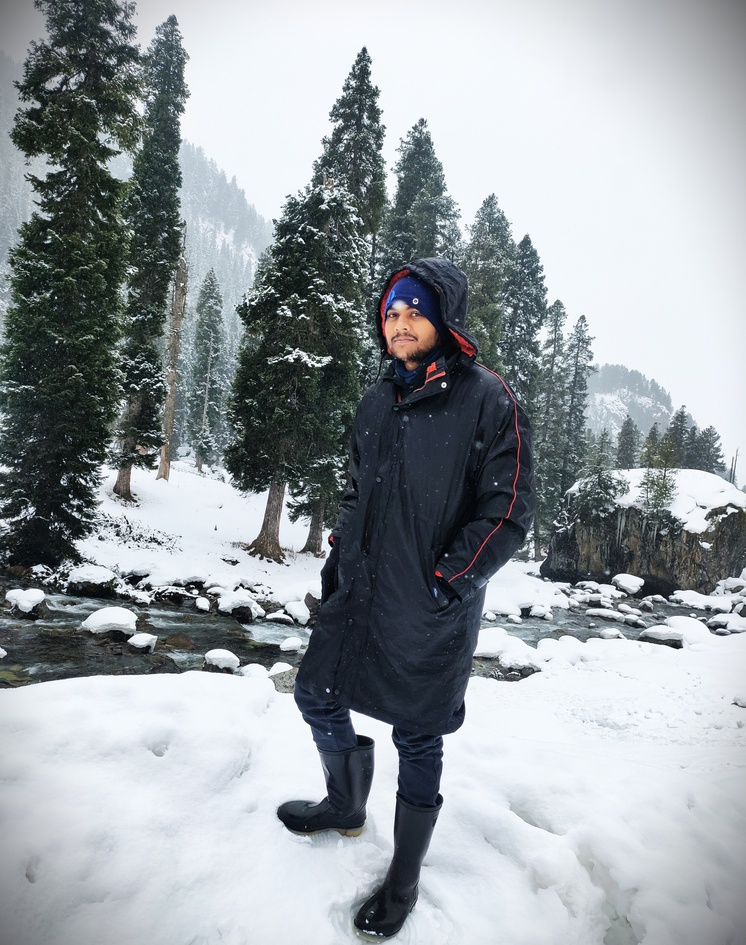
#> input picture PIC1.jpg, 746 x 945 px, shrunk from 3000 x 3799 before the run, given in place of the camera
$ python 1.RedandBlue_Color_Detection.py
#> lines starting #> are read from the running program, lines starting #| are printed output that depends on the picture; after the words box and inside, x2 and y2 are one past the last pixel; in counts of white or black regions, pixels touching at a corner belong together
#> further down, frame is the input picture: shape (945, 746, 3); mean B, G, R 161.9, 157.6, 151.1
import cv2
import numpy as np

def detect_color(frame, color='red'):
    """Detects and isolates the specified color while converting other colors to grayscale."""
#> called with color = 'red'
    hsv = cv2.cvtColor(frame, cv2.COLOR_BGR2HSV)
#> hsv: shape (945, 746, 3); mean H, S, V 99.6, 33.8, 163

    # Define color ranges for red and blue
    if color == 'red':
        lower1, upper1 = np.array([0, 120, 70]), np.array([10, 255, 255])
        lower2, upper2 = np.array([170, 120, 70]), np.array([180, 255, 255])
    elif color == 'blue':
        lower1, upper1 = np.array([100, 150, 0]), np.array([140, 255, 255])
        lower2, upper2 = np.array([100, 150, 0]), np.array([140, 255, 255])
    else:
        return frame  # Return original frame if an invalid color is selected

    # Create masks to detect selected color
    mask1 = cv2.inRange(hsv, lower1, upper1)
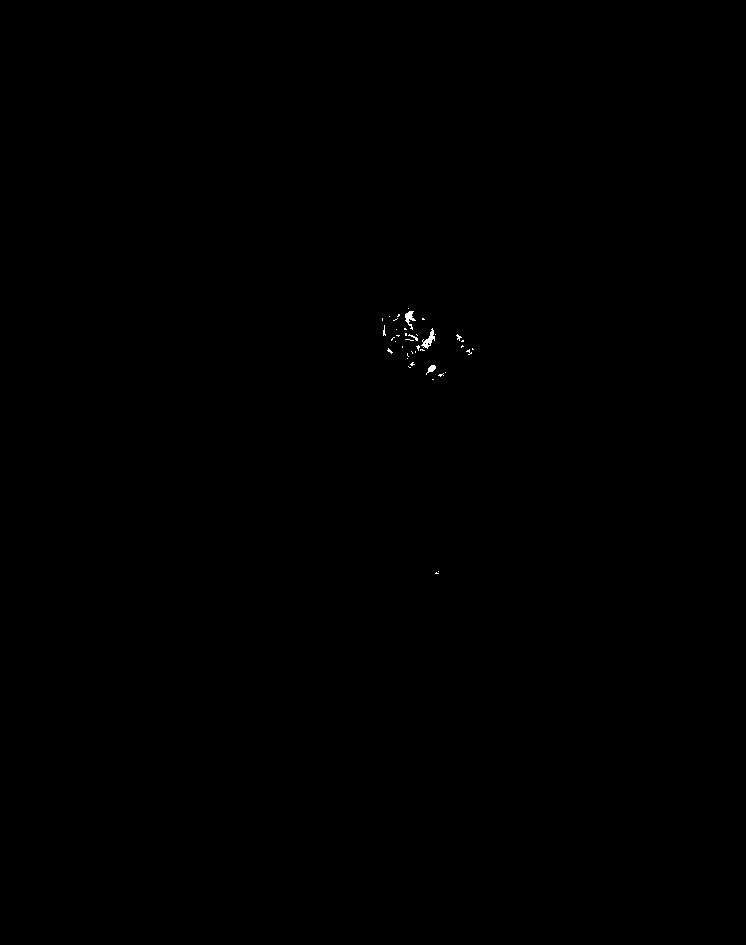
#> mask1: shape (945, 746); 0.07% white in thin lines or dots, all inside (x1, y1, x2, y2) = (382, 308, 474, 574)
    mask2 = cv2.inRange(hsv, lower2, upper2)
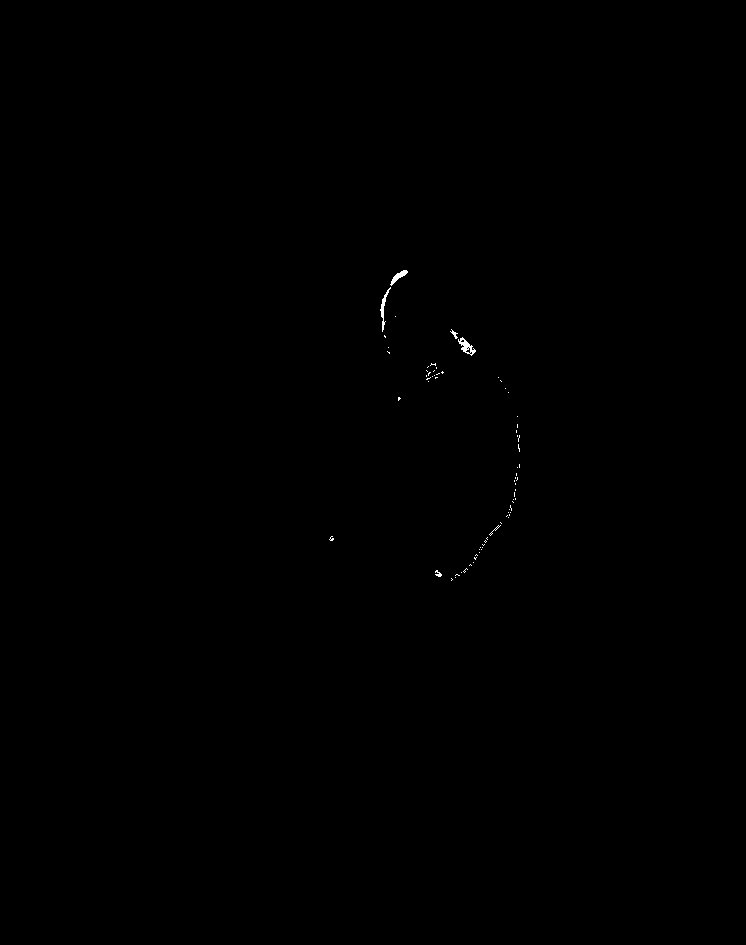
#> mask2: shape (945, 746); 0.09% white in thin lines or dots, all inside (x1, y1, x2, y2) = (329, 270, 520, 581)
    mask = mask1 + mask2
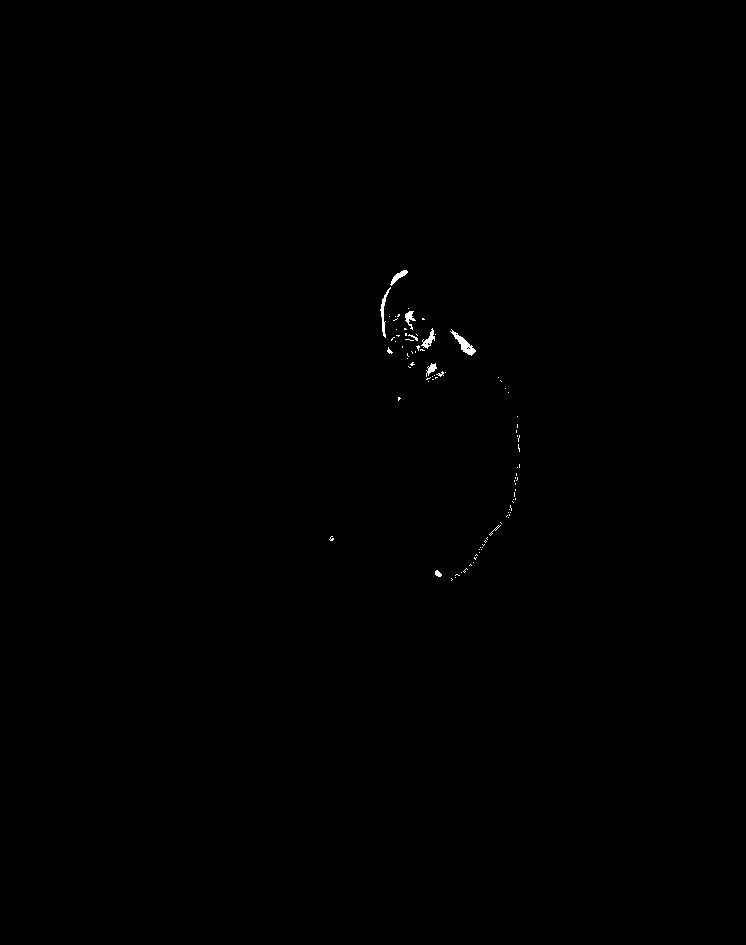
#> mask: shape (945, 746); 0.16% white; 91 white regions (81 under 20 px), largest, box (x1, y1, x2, y2) and area: (450, 329, 476, 356) 208, (380, 287, 391, 338) 143, (421, 328, 435, 349) 111

    # Isolate the selected color
    color_isolated = cv2.bitwise_and(frame, frame, mask=mask)

    # Convert the rest of the image to grayscale
    gray = cv2.cvtColor(frame, cv2.COLOR_BGR2GRAY)
    gray_colored = cv2.cvtColor(gray, cv2.COLOR_GRAY2BGR)
    background = cv2.bitwise_and(gray_colored, gray_colored, mask=cv2.bitwise_not(mask))

    # Combine color-isolated and grayscale parts
    result = cv2.add(color_isolated, background)
    return result

# Open webcam
cap = cv2.VideoCapture(0)
color_mode = 'red'  # Default detection color

while True:
    ret, frame = cap.read()
    if not ret:
        break

    # Process frame based on the selected color
    processed_frame = detect_color(frame, color_mode)

    # Display the result
    cv2.imshow('Color Detection', processed_frame)

    # Keyboard controls
    key = cv2.waitKey(1) & 0xFF
#> (key q is pressed here)
    if key == ord('q'):
        break  # Exit on 'q'
    elif key == ord('r'):
        color_mode = 'red'  # Switch to red detection
    elif key == ord('b'):
        color_mode = 'blue'  # Switch to blue detection

# Release resources
cap.release()
cv2.destroyAllWindows()
